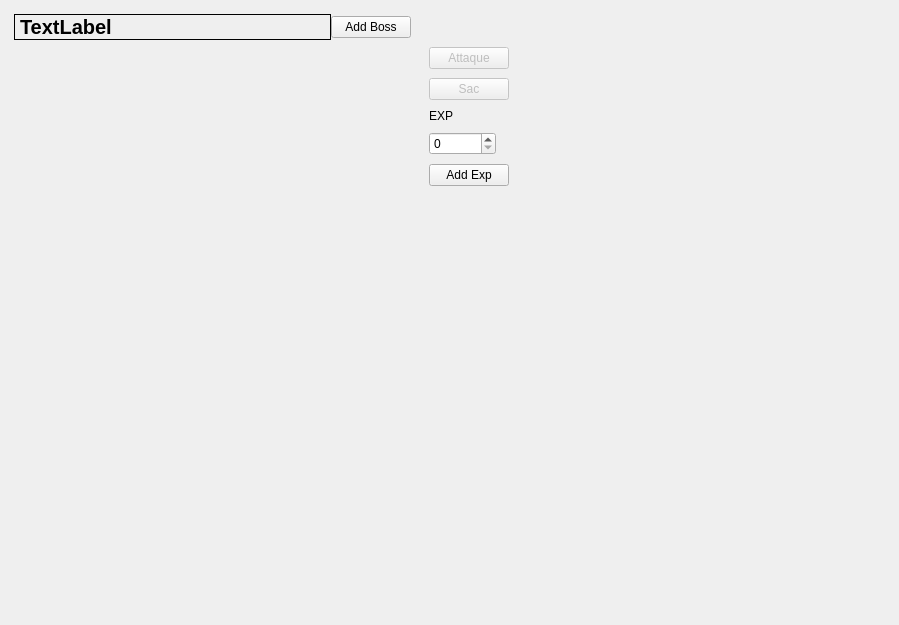
<?xml version="1.0" encoding="UTF-8"?>
<ui version="4.0">
 <class>GameDisplay</class>
 <widget class="QWidget" name="GameDisplay">
  <property name="geometry">
   <rect>
    <x>0</x>
    <y>0</y>
    <width>899</width>
    <height>625</height>
   </rect>
  </property>
  <property name="windowTitle">
   <string>Form</string>
  </property>
  <layout class="QHBoxLayout" name="horizontalLayout">
   <item>
    <layout class="QVBoxLayout" name="left_lay">
     <property name="spacing">
      <number>3</number>
     </property>
     <property name="leftMargin">
      <number>3</number>
     </property>
     <property name="topMargin">
      <number>3</number>
     </property>
     <property name="rightMargin">
      <number>3</number>
     </property>
     <property name="bottomMargin">
      <number>3</number>
     </property>
     <item>
      <layout class="QHBoxLayout" name="game_status_lay">
       <property name="spacing">
        <number>0</number>
       </property>
       <item>
        <widget class="QLabel" name="turn_label">
         <property name="sizePolicy">
          <sizepolicy hsizetype="MinimumExpanding" vsizetype="Fixed">
           <horstretch>0</horstretch>
           <verstretch>0</verstretch>
          </sizepolicy>
         </property>
         <property name="font">
          <font>
           <pointsize>15</pointsize>
           <bold>true</bold>
          </font>
         </property>
         <property name="frameShape">
          <enum>QFrame::Box</enum>
         </property>
         <property name="text">
          <string>TextLabel</string>
         </property>
        </widget>
       </item>
       <item>
        <widget class="QPushButton" name="add_boss_button">
         <property name="enabled">
          <bool>true</bool>
         </property>
         <property name="text">
          <string>Add Boss</string>
         </property>
        </widget>
       </item>
      </layout>
     </item>
     <item>
      <widget class="BossesView" name="bosses_widget" native="true">
       <property name="sizePolicy">
        <sizepolicy hsizetype="Preferred" vsizetype="Preferred">
         <horstretch>0</horstretch>
         <verstretch>0</verstretch>
        </sizepolicy>
       </property>
       <property name="minimumSize">
        <size>
         <width>0</width>
         <height>100</height>
        </size>
       </property>
       <layout class="QVBoxLayout" name="verticalLayout_4">
        <property name="spacing">
         <number>0</number>
        </property>
        <property name="leftMargin">
         <number>0</number>
        </property>
        <property name="topMargin">
         <number>0</number>
        </property>
        <property name="rightMargin">
         <number>0</number>
        </property>
        <property name="bottomMargin">
         <number>0</number>
        </property>
       </layout>
      </widget>
     </item>
     <item>
      <widget class="HeroesView" name="heroes_widget" native="true">
       <property name="sizePolicy">
        <sizepolicy hsizetype="Preferred" vsizetype="MinimumExpanding">
         <horstretch>0</horstretch>
         <verstretch>0</verstretch>
        </sizepolicy>
       </property>
       <layout class="QVBoxLayout" name="verticalLayout_5">
        <property name="spacing">
         <number>0</number>
        </property>
        <property name="leftMargin">
         <number>0</number>
        </property>
        <property name="topMargin">
         <number>0</number>
        </property>
        <property name="rightMargin">
         <number>0</number>
        </property>
        <property name="bottomMargin">
         <number>0</number>
        </property>
       </layout>
      </widget>
     </item>
    </layout>
   </item>
   <item>
    <layout class="QVBoxLayout" name="right_layout">
     <property name="spacing">
      <number>9</number>
     </property>
     <property name="leftMargin">
      <number>9</number>
     </property>
     <property name="topMargin">
      <number>9</number>
     </property>
     <property name="rightMargin">
      <number>9</number>
     </property>
     <property name="bottomMargin">
      <number>9</number>
     </property>
     <item>
      <layout class="QHBoxLayout" name="horizontalLayout_2">
       <item>
        <widget class="ImgCharacterView" name="img_char_widget" native="true">
         <property name="sizePolicy">
          <sizepolicy hsizetype="Fixed" vsizetype="Fixed">
           <horstretch>0</horstretch>
           <verstretch>0</verstretch>
          </sizepolicy>
         </property>
         <layout class="QVBoxLayout" name="image_character_lay"/>
        </widget>
       </item>
       <item>
        <widget class="StatsView" name="stats_character" native="true">
         <property name="sizePolicy">
          <sizepolicy hsizetype="Fixed" vsizetype="Preferred">
           <horstretch>0</horstretch>
           <verstretch>0</verstretch>
          </sizepolicy>
         </property>
         <layout class="QVBoxLayout" name="verticalLayout_3"/>
        </widget>
       </item>
       <item>
        <widget class="EquipmentView" name="equipment_widget" native="true">
         <property name="sizePolicy">
          <sizepolicy hsizetype="Fixed" vsizetype="Preferred">
           <horstretch>0</horstretch>
           <verstretch>0</verstretch>
          </sizepolicy>
         </property>
         <layout class="QVBoxLayout" name="verticalLayout_2"/>
        </widget>
       </item>
      </layout>
     </item>
     <item>
      <layout class="QHBoxLayout" name="atk_heal_lay">
       <item>
        <layout class="QFormLayout" name="formLayout">
         <item row="0" column="0">
          <widget class="QPushButton" name="attaque_button">
           <property name="enabled">
            <bool>false</bool>
           </property>
           <property name="text">
            <string>Attaque</string>
           </property>
          </widget>
         </item>
         <item row="1" column="0">
          <widget class="QPushButton" name="bag_button">
           <property name="enabled">
            <bool>false</bool>
           </property>
           <property name="text">
            <string>Sac</string>
           </property>
          </widget>
         </item>
         <item row="7" column="0">
          <widget class="QSpinBox" name="exp_spinBox">
           <property name="maximum">
            <number>999999999</number>
           </property>
          </widget>
         </item>
         <item row="8" column="0">
          <widget class="QPushButton" name="add_exp_button">
           <property name="enabled">
            <bool>true</bool>
           </property>
           <property name="text">
            <string>Add Exp</string>
           </property>
          </widget>
         </item>
         <item row="6" column="0">
          <widget class="QLabel" name="label">
           <property name="text">
            <string>EXP</string>
           </property>
          </widget>
         </item>
        </layout>
       </item>
       <item>
        <widget class="QStackedWidget" name="stackedWidget">
         <property name="currentIndex">
          <number>0</number>
         </property>
         <widget class="ActionsView" name="attak_page"/>
         <widget class="QWidget" name="default_page"/>
         <widget class="QWidget" name="inventory_page">
          <layout class="QHBoxLayout" name="horizontalLayout_5">
           <item>
            <widget class="QPushButton" name="mana_potion_button">
             <property name="enabled">
              <bool>true</bool>
             </property>
             <property name="text">
              <string>Potion mana</string>
             </property>
            </widget>
           </item>
           <item>
            <widget class="QPushButton" name="hp_potion_button">
             <property name="enabled">
              <bool>true</bool>
             </property>
             <property name="text">
              <string>Potion vie</string>
             </property>
            </widget>
           </item>
           <item>
            <widget class="QPushButton" name="berseck_potion_button">
             <property name="text">
              <string>Potion rage</string>
             </property>
            </widget>
           </item>
           <item>
            <widget class="QPushButton" name="vigor_potion_button">
             <property name="text">
              <string>Potion vigueur</string>
             </property>
            </widget>
           </item>
          </layout>
         </widget>
        </widget>
       </item>
      </layout>
     </item>
     <item>
      <layout class="QHBoxLayout" name="horizontalLayout_3">
       <item>
        <widget class="Channel" name="channel_lay" native="true">
         <layout class="QHBoxLayout" name="channel"/>
        </widget>
       </item>
       <item>
        <widget class="AllEffectPanel" name="effect_panel_widget" native="true">
         <layout class="QHBoxLayout" name="horizontalLayout_4"/>
        </widget>
       </item>
      </layout>
     </item>
    </layout>
   </item>
  </layout>
 </widget>
 <customwidgets>
  <customwidget>
   <class>ImgCharacterView</class>
   <extends>QWidget</extends>
   <header location="global">imgcharacterview.h</header>
   <container>1</container>
  </customwidget>
  <customwidget>
   <class>HeroesView</class>
   <extends>QWidget</extends>
   <header location="global">heroesview.h</header>
   <container>1</container>
  </customwidget>
  <customwidget>
   <class>Channel</class>
   <extends>QWidget</extends>
   <header location="global">channel.h</header>
   <container>1</container>
  </customwidget>
  <customwidget>
   <class>BossesView</class>
   <extends>QWidget</extends>
   <header location="global">bossesview.h</header>
   <container>1</container>
  </customwidget>
  <customwidget>
   <class>StatsView</class>
   <extends>QWidget</extends>
   <header location="global">statsview.h</header>
   <container>1</container>
  </customwidget>
  <customwidget>
   <class>EquipmentView</class>
   <extends>QWidget</extends>
   <header location="global">equipmentview.h</header>
   <container>1</container>
  </customwidget>
  <customwidget>
   <class>ActionsView</class>
   <extends>QWidget</extends>
   <header location="global">actionsview.h</header>
   <container>1</container>
  </customwidget>
  <customwidget>
   <class>AllEffectPanel</class>
   <extends>QWidget</extends>
   <header location="global">alleffectpanel.h</header>
   <container>1</container>
  </customwidget>
 </customwidgets>
 <resources/>
 <connections/>
</ui>
